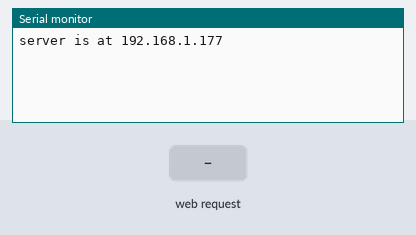
Simulated run of this sketch. Board: Arduino Uno, built with avr-gcc and run on an emulated ATmega328P. Parts: the last lines printed to the serial monitor. The inputs (shaded band) are chosen by the test bench. WiFi joins after 1.5 s; servers stay silent unless stated.

Above: at 1.2 s.
1.3 s: HTTP request GET /perM received
At 1.9 s:
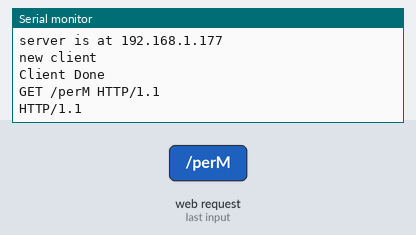
2.8 s: HTTP request GET /pc1 received
At 4.0 s:
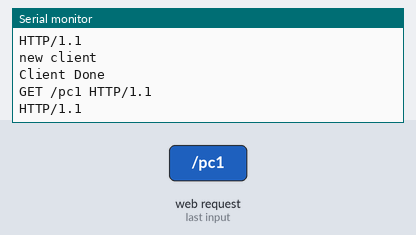
4.3 s: HTTP request GET /pm1 received
At 5.3 s:
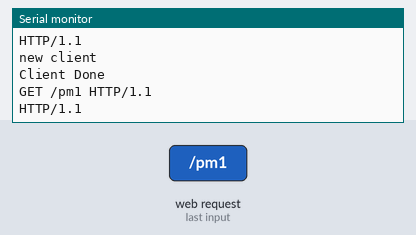

Measured:
- after the input at 1.3 s, the serial monitor: prints a new line at once (image 1)
- after the input at 2.8 s, the serial monitor: prints a new line at once (image 2)
- after the input at 4.3 s, the serial monitor: prints a new line at once (image 3)

The sketch:

console.ino
```cpp
#include <SPI.h>
#include <Ethernet.h>
#include <EEPROM.h>

typedef unsigned char byte;

template <class T> int EEPROM_writeAnything(int ee, const T& value)
{
  const byte* p = (const byte*)(const void*)&value;
  int i;
  for (i = 0; i < sizeof(value); i++)
    EEPROM.write(ee++, *p++);
  return i;
}

template <class T> int EEPROM_readAnything(int ee, T& value)
{
  byte* p = (byte*)(void*)&value;
  int i;
  for (i = 0; i < sizeof(value); i++)
    *p++ = EEPROM.read(ee++);
  return i;
}

typedef struct {
  int i1;
  int i2;
  int i3;
  int i4;
} configIPaddress;

typedef struct config_t
{
  int written;
  configIPaddress IP;
  int perMin;
  int promo1_credit;
  int promo1_time; // time is in mins
  int promo2_credit;
  int promo2_time;
  int promo3_credit;
  int promo3_time;
  int promo4_credit;
  int promo4_time;
  int baud;
  String username;
  String password;
} CONFIG;

CONFIG writeConfig;
CONFIG readConfig;

String webPage;
String result = "";


// Enter a MAC address and IP address for your controller below.
// The IP address will be dependent on your local network:
byte mac[] = {
  0xDE, 0xAD, 0xBE, 0xEF, 0xFE, 0xED
};
IPAddress ip_default(192, 168, 1, 177);

// Initialize the Ethernet server library
// with the IP address and port you want to use
// (port 80 is default for HTTP):
EthernetServer server(80);

void setup() {
  // Open serial communications and wait for port to open:
  Serial.begin(9600);
  /*webPage += "<HEAD>";
    webPage += "<TITLE>Arduino GET test page</TITLE>";
    webPage += "</HEAD>";
    webPage += "<BODY>";
    webPage += "<H1>Setup Configuration</H1>";
    webPage += "<FORM ACTION='/' method=get >"; //uses IP/port of web page"
    webPage += "<table style=\"height: 262px;\" border=\"1\" width=\"568\">";
    webPage += "<tbody>";
    webPage += "<tr>";
    webPage += "<td style=\"width: 162.4px;\">RATES</td>";
    webPage += "<td style=\"width: 192.8px;\">Price</td>";
    webPage += "<td style=\"width: 192.8px;\">UptimeLimit</td>";
    webPage += "</tr>";
    webPage += "<tr>";
    webPage += "<td style=\"width: 162.4px;\">Per Min</td>";
    webPage += "<td style=\"width: 192.8px;\">1</td>";
    webPage += "<td style=\"width: 192.8px;\"><input maxlength=\"50\" name=\"perM\" size=\"25\" type=\"TEXT\" value=\"\" /></td>";
    webPage += "</tr>";
    webPage += "<tr>";
    webPage += "<td style=\"width: 162.4px;\">Promo 1</td>";
    webPage += "<td style=\"width: 192.8px;\"><input maxlength=\"50\" name=\"pc1\" size=\"25\" type=\"TEXT\" value=\"\" /></td>";
    webPage += "<td style=\"width: 192.8px;\"><input maxlength=\"50\" name=\"pm1\" size=\"25\" type=\"TEXT\" value=\"\" /></td>";
    webPage += "</tr>";
    webPage += "<tr>";
    webPage += "<td style=\"width: 162.4px;\">Promo 2</td>";
    webPage += "<td style=\"width: 192.8px;\"><input maxlength=\"50\" name=\"pc2\" size=\"25\" type=\"TEXT\" value=\"\" /></td>";
    webPage += "<td style=\"width: 192.8px;\"><input maxlength=\"50\" name=\"pm2\" size=\"25\" type=\"TEXT\" value=\"\" /></td>";
    webPage += "</tr>";
    webPage += "<tr>";
    webPage += "<td style=\"width: 162.4px;\">Promo 3</td>";
    webPage += "<td style=\"width: 192.8px;\"><input maxlength=\"50\" name=\"pc3\" size=\"25\" type=\"TEXT\" value=\"\" /></td>";
    webPage += "<td style=\"width: 192.8px;\"><input maxlength=\"50\" name=\"pm3\" size=\"25\" type=\"TEXT\" value=\"\" /></td>";
    webPage += "</tr>";
    webPage += "<tr>";
    webPage += "<td style=\"width: 162.4px;\">Promo 4</td>";
    webPage += "<td style=\"width: 192.8px;\"><input maxlength=\"50\" name=\"pc4\" size=\"25\" type=\"TEXT\" value=\"\" /></td>";
    webPage += "<td style=\"width: 192.8px;\"><input maxlength=\"50\" name=\"pm4\" size=\"25\" type=\"TEXT\" value=\"\" /></td>";
    webPage += "</tr>";
    webPage += "<tr>";
    webPage += "<td style=\"width: 162.4px;\">IP</td>";
    webPage += "<td style=\"width: 192.8px;\">Username</td>";
    webPage += "<td style=\"width: 192.8px;\">Password</td>";
    webPage += "</tr>";
    webPage += "<tr>";
    webPage += "<td style=\"width: 162.4px;\"><input maxlength=\"3\" name=\"ip1\" size=\"1 type=\" type=\"text\" value=\"\" /><input maxlength=\"3\" name=\"ip2\" size=\"1 type=\" type=\"text\" value=\"\" /><input webpae += \"maxlength=\"3\" name=\"ip3\" size=\"1 type=\" type=\"text\" value=\"\" /><input maxlength=\"3\" name=\"ip4\" size=\"1 type=\" type=\"text\" value=\"\" /></td>\"\n";
    webPage += "<td style=\"width: 192.8px;\"><input maxlength=\"50\" name=\"user\" size=\"25\" type=\"TEXT\" value=\"\" /></td>";
    webPage += "<td style=\"width: 192.8px;\"><input maxlength=\"50\" name=\"pass\" size=\"25\" type=\"TEXT\" value=\"\" /></td>";
    webPage += "</tr>";
    webPage += "<tr>";
    webPage += "<td style=\"width: 162.4px;\">Printer</td>";
    webPage += "<td style=\"width: 192.8px;\">Value</td>";
    webPage += "</tr>";
    webPage += "<tr>";
    webPage += "<td style=\"width: 162.4px;\">BaudRate</td>";
    webPage += "<td style=\"width: 192.8px;\"><input maxlength=\"50\" name=\"baud\" size=\"25\" type=\"TEXT\" value=\"\" /></td>";
    webPage += "</tr>";
    webPage += "</tbody>";
    webPage += "</table>";
    webPage += "<a href=\"submit\"><INPUT TYPE=SUBMIT NAME='submit' VALUE='Start'>";
    webPage += "</FORM>";
    webPage += "<BODY/>";*/
  while (!Serial) {
    ; // wait for serial port to connect. Needed for native USB port only
  }

  EEPROM_readAnything(0, readConfig);
  // if first time, else it should be 31
  if (readConfig.written != 31) {
    //set Default at first time
    Ethernet.begin(mac, ip_default);
    readConfig.perMin = 5;
    readConfig.promo1_credit = 5;
    readConfig.promo1_time = 60;
    readConfig.promo2_credit = 10;
    readConfig.promo2_time = 120;
    readConfig.promo3_credit = 20;
    readConfig.promo3_time = 240;
    readConfig.promo4_credit = 50;
    readConfig.promo4_time = 1440;
    readConfig.baud = 9600;
  }
  else {
    //setReadValues
    IPAddress myip(readConfig.IP.i1, readConfig.IP.i2, readConfig.IP.i3, readConfig.IP.i4);
    Ethernet.begin(mac, ip_default);
  }

  // start the Ethernet connection and the server:

  server.begin();
  Serial.print("server is at ");
  Serial.println(Ethernet.localIP());
}


void loop() {
  // listen for incoming clients
  EthernetClient client = server.available();

  if (client) {                             // if you get a client,
    Serial.println("new client");           // print a message out the serial port
    String currentLine = "";                // make a String to hold incoming data from the client
    while (client.connected()) {            // loop while the client's connected
      if (client.available()) {             // if there's bytes to read from the client,
        char c = client.read();             // read a byte, then
        // print it out the serial monitor
        if (c == '\r' || c == '\n') {
          client.flush();
          Serial.println("Client Done");
          Serial.println(currentLine);

          //Check for perMin
          if (currentLine.indexOf("perM") != -1) {
            int s_index = currentLine.indexOf("perM");
            int e_index = currentLine.indexOf("&", s_index);
            String temp = currentLine.substring(s_index + 5, e_index);
            Serial.println(temp);
            writeConfig.perMin = temp.toInt();
          }
          //Check for promo1 credit
          if (currentLine.indexOf("pc1") != -1) {
            int s_index = currentLine.indexOf("pc1");
            int e_index = currentLine.indexOf("&", s_index);
            String temp = currentLine.substring(s_index + 4, e_index);
            Serial.println(temp);
            writeConfig.promo1_credit = temp.toInt();
          }
          //check for promo mins
          if (currentLine.indexOf("pm1") != -1) {
            int s_index = currentLine.indexOf("pm1");
            int e_index = currentLine.indexOf("&", s_index);
            String temp = currentLine.substring(s_index + 4, e_index);
            Serial.println(temp);
            writeConfig.promo1_time = temp.toInt();
          }

          //Check for promo2 credit
          if (currentLine.indexOf("pc2") != -1) {
            int s_index = currentLine.indexOf("pc2");
            int e_index = currentLine.indexOf("&", s_index);
            String temp = currentLine.substring(s_index + 4, e_index);
            Serial.println(temp);
            writeConfig.promo2_credit = temp.toInt();
          }
          //check for promo2 mins
          if (currentLine.indexOf("pm2") != -1) {
            int s_index = currentLine.indexOf("pm2");
            int e_index = currentLine.indexOf("&", s_index);
            String temp = currentLine.substring(s_index + 4, e_index);
            Serial.println(temp);
            writeConfig.promo2_time = temp.toInt();
          }

          //Check for promo3 credit
          if (currentLine.indexOf("pc3") != -1) {
            int s_index = currentLine.indexOf("pc3");
            int e_index = currentLine.indexOf("&", s_index);
            String temp = currentLine.substring(s_index + 4, e_index);
            Serial.println(temp);
            writeConfig.promo3_credit = temp.toInt();
          }
          //check for promo3 mins
          if (currentLine.indexOf("pm3") != -1) {
            int s_index = currentLine.indexOf("pm3");
            int e_index = currentLine.indexOf("&", s_index);
            String temp = currentLine.substring(s_index + 4, e_index);
            Serial.println(temp);
            writeConfig.promo3_time = temp.toInt();
          }

          //Check for promo4 credit
          if (currentLine.indexOf("pc4") != -1) {
            int s_index = currentLine.indexOf("pc4");
            int e_index = currentLine.indexOf("&", s_index);
            String temp = currentLine.substring(s_index + 4, e_index);
            Serial.println(temp);
            writeConfig.promo4_credit = temp.toInt();
          }
          //check for promo4 mins
          if (currentLine.indexOf("pm4") != -1) {
            int s_index = currentLine.indexOf("pm4");
            int e_index = currentLine.indexOf("&", s_index);
            String temp = currentLine.substring(s_index + 4, e_index);
            Serial.println(temp);
            writeConfig.promo4_time = temp.toInt();
          }

          //Check for IP address
          if (currentLine.indexOf("ip1") != -1) {
            int s_index = currentLine.indexOf("ip1");
            int e_index = currentLine.indexOf("&", s_index);
            String temp = currentLine.substring(s_index + 3, e_index);
            writeConfig.IP.i1 = temp.toInt();
          }
          //Check for IP address
          if (currentLine.indexOf("ip2") != -1) {
            int s_index = currentLine.indexOf("ip2");
            int e_index = currentLine.indexOf("&", s_index);
            String temp = currentLine.substring(s_index + 3, e_index);
            writeConfig.IP.i2 = temp.toInt();
          }
          //Check for IP address
          if (currentLine.indexOf("ip3") != -1) {
            int s_index = currentLine.indexOf("ip3");
            int e_index = currentLine.indexOf("&", s_index);
            String temp = currentLine.substring(s_index + 3, e_index);
            writeConfig.IP.i3 = temp.toInt();
          }
          //Check for IP address
          if (currentLine.indexOf("ip4") != -1) {
            int s_index = currentLine.indexOf("ip4");
            int e_index = currentLine.indexOf("&", s_index);
            String temp = currentLine.substring(s_index + 3, e_index);
            writeConfig.IP.i4 = temp.toInt();
          }
          //check for promo mins
          if (currentLine.indexOf("baud") != -1) {
            int s_index = currentLine.indexOf("baud");
            int e_index = currentLine.indexOf("&", s_index);
            String temp = currentLine.substring(s_index + 5, e_index);
            Serial.println(temp);
            writeConfig.baud = temp.toInt();
          }
          //check for promo mins
          if (currentLine.indexOf("user") != -1) {
            int s_index = currentLine.indexOf("user");
            int e_index = currentLine.indexOf("&", s_index);
            String temp = currentLine.substring(s_index + 5, e_index);
            Serial.println(temp);
            writeConfig.username = temp;
          }
          //check for promo mins
          if (currentLine.indexOf("pass") != -1) {
            int s_index = currentLine.indexOf("pass");
            int e_index = currentLine.indexOf("&", s_index);
            String temp = currentLine.substring(s_index + 5, e_index);
            Serial.println(temp);
            writeConfig.password = temp;
          }
          if (writeConfig.username.equals(readConfig.username) && writeConfig.password.equals(readConfig.password)) {
            result = "Sucess";
            writeConfig.written = 31;
            EEPROM_writeAnything(0, writeConfig);
          }
          else {
            result = "Authentication Fail";
          }
          String s = "HTTP/1.1 200 OK\r\nContent-Type: text/html\r\n\r\n<!DOCTYPE HTML>\r\n<html>\r\n";
          s += result;
          s += "\r";
          s += "</html>\n";

          if (currentLine.indexOf("submit") != -1) {
            client.println("HTTP/1.1 200 OK");
            client.println("Content-Type: text/html");
            client.println();
            client.print(result);
            client.println("<br />");
          }
          else {
            String s = "HTTP/1.1 200 OK\r\nContent-Type: text/html\r\n\r\n<!DOCTYPE HTML>\r\n<html>\r\n";
            s += webPage;
            s += "\r";
            s += "</html>\n";
            client.println("HTTP/1.1 200 OK");
            client.println("Content-Type: text/html");
            client.println();
            client.println();
            client.println(F("<!DOCTYPE html> <html> <head> <title>Coin configuration</title>"));
            client.print("</head> <body> <header> <h1>Coin Configuration</h1> </header> ");
            client.print("<FORM ACTION='/' method=get >");
            client.print("<table style=\"height: 262px;\" border=\"1\" width=\"568\">");
            client.print("<tbody>");
            client.print("<tr>");
            client.print("<td style=\"width: 162.4px;\">RATES</td>");
            client.print("<td style=\"width: 192.8px;\">Price</td>");
            client.print("<td style=\"width: 192.8px;\">UptimeLimit</td>");
            client.print("</tr>");
            client.print("<tr>");
            client.print("<td style=\"width: 162.4px;\">Per Min</td>");
            client.print("<td style=\"width: 192.8px;\">1</td>");
            client.print("<td style=\"width: 192.8px;\"><input maxlength=\"50\" name=\"perM\" size=\"25\" type=\"TEXT\" value=\"\" /></td>");
            client.print("</tr>");
            client.print("<tr>");
            client.print("<td style=\"width: 162.4px;\">Promo 1</td>");
            client.print("<td style=\"width: 192.8px;\"><input maxlength=\"50\" name=\"pc1\" size=\"25\" type=\"TEXT\" value=\"\" /></td>");
            client.print("<td style=\"width: 192.8px;\"><input maxlength=\"50\" name=\"pm1\" size=\"25\" type=\"TEXT\" value=\"\" /></td>");
            client.print("</tr>");
            client.print("<tr>");
            client.print("<td style=\"width: 162.4px;\">Promo 2</td>");
            client.print("<td style=\"width: 192.8px;\"><input maxlength=\"50\" name=\"pc2\" size=\"25\" type=\"TEXT\" value=\"\" /></td>");
            client.print("<td style=\"width: 192.8px;\"><input maxlength=\"50\" name=\"pm2\" size=\"25\" type=\"TEXT\" value=\"\" /></td>");
            client.print("</tr>");
            client.print("<tr>");
            client.print("<td style=\"width: 162.4px;\">Promo 3</td>");
            client.print("<td style=\"width: 192.8px;\"><input maxlength=\"50\" name=\"pc3\" size=\"25\" type=\"TEXT\" value=\"\" /></td>");
            client.print("<td style=\"width: 192.8px;\"><input maxlength=\"50\" name=\"pm3\" size=\"25\" type=\"TEXT\" value=\"\" /></td>");
            client.print("</tr>");
            client.print("<tr>");
            client.print("<td style=\"width: 162.4px;\">Promo 4</td>");
            client.print("<td style=\"width: 192.8px;\"><input maxlength=\"50\" name=\"pc4\" size=\"25\" type=\"TEXT\" value=\"\" /></td>");
            client.print("<td style=\"width: 192.8px;\"><input maxlength=\"50\" name=\"pm4\" size=\"25\" type=\"TEXT\" value=\"\" /></td>");
            client.print("</tr>");
            client.print("<tr>");
            client.print("<td style=\"width: 162.4px;\">IP</td>");
            client.print("<td style=\"width: 192.8px;\">Username</td>");
            client.print("<td style=\"width: 192.8px;\">Password</td>");
            client.print("</tr>");
            client.print("<tr>");
            client.print("<td style=\"width: 162.4px;\"><input maxlength=\"3\" name=\"ip1\" size=\"1 type=\" type=\"text\" value=\"\" /><input maxlength=\"3\" name=\"ip2\" size=\"1 type=\" type=\"text\" value=\"\" /><input webpae += \"maxlength=\"3\" name=\"ip3\" size=\"1 type=\" type=\"text\" value=\"\" /><input maxlength=\"3\" name=\"ip4\" size=\"1 type=\" type=\"text\" value=\"\" /></td>\"\n");
            client.print("<td style=\"width: 192.8px;\"><input maxlength=\"50\" name=\"user\" size=\"25\" type=\"TEXT\" value=\"\" /></td>");
            client.print("<td style=\"width: 192.8px;\"><input maxlength=\"50\" name=\"pass\" size=\"25\" type=\"TEXT\" value=\"\" /></td>");
            client.print("</tr>");
            client.print("<tr>");
            client.print("<td style=\"width: 162.4px;\">Printer</td>");
            client.print("<td style=\"width: 192.8px;\">Value</td>");
            client.print("</tr>");
            client.print("<tr>");
            client.print("<td style=\"width: 162.4px;\">BaudRate</td>");
            client.print("<td style=\"width: 192.8px;\"><input maxlength=\"50\" name=\"baud\" size=\"25\" type=\"TEXT\" value=\"\" /></td>");
            client.print("</tr>");
            client.print("</tbody>");
            client.print("</table>");
            client.print("<br />");
            client.print("<a href=\"submit\"><INPUT TYPE=SUBMIT NAME='submit' VALUE='Start'>");
            client.print("</form>");
            client.print("</body>");
            client.print("</html>");
          }
          client.stop();

        }
        else if (c != '\r') {  // if you got anything else but a carriage return character,
          currentLine += c;      // add it to the end of the currentLine
        }

      }

    }
  }
  // close the connection:
}
```
